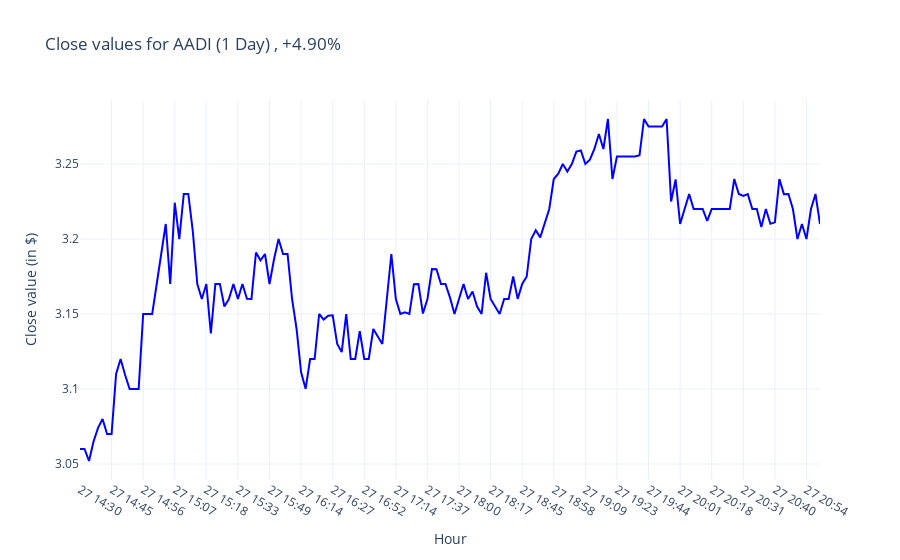

Notebook source saved alongside this figure:
### Markdown cell above
Interface to show the variation in stock value of a company:

### Code cell
def filter_data_by_period(ticker,periode):
    dateToday=datetime.today()

    if periode=="1 Day":
        yesterday=dateToday-timedelta(days=1)
        start_date=yesterday.replace(hour=0,minute=0,second=0,microsecond=0)
    elif periode=="1 Week":
        start_date=dateToday-timedelta(weeks=1)
    elif periode=="1 Month":
        start_date=dateToday-timedelta(weeks=4)
    elif periode=="6 Months":
        start_date=dateToday-timedelta(weeks=26)
    elif periode=="1 Year":
        start_date=dateToday-timedelta(weeks=52)
    elif periode=="5 Years":
        start_date=dateToday-timedelta(weeks=260)

    if (periode=="1 Day") or (periode=="1 Week"):
        filtered=df_min[(df_min["date"]>=start_date)&(df_min["ticker"]==ticker)]
    else:
        filtered=df_day[(df_day["date"]>=start_date)&(df_day["ticker"]==ticker)]
    
    filtered=filtered.sort_values(by="date")
    return filtered

def plot_ticker_with_period(ticker,periode):
    sub=filter_data_by_period(ticker,periode)

    if not sub.empty:
        firstClose=sub["close"].iloc[0]
        lastClose=sub["close"].iloc[-1]
        var=((lastClose-firstClose)/firstClose)*100
    else:
        var=0

    if var>0:
        varClose=f"+{var:.2f}%"
    else:
        varClose=f"{var:.2f}%"

    if(periode=="1 Day"):
        sub.loc[sub["date"].diff()>timedelta(hours=12),"close"]=None
        sub["heure"]=sub["date"].dt.strftime("%d %H:%M")
        sub=sub.sort_values(by="date")
        x_label=sub["heure"]
    elif(periode=="1 Week"):
        sub.loc[sub["date"].diff()>timedelta(hours=12),"close"]=None
        sub=sub.sort_values(by="date")
        sub["day"]=sub["date"].dt.strftime("%d %H:%M")
        x_label=sub["day"]
    else:
        sub=sub.sort_values(by="date")
        x_label=sub["date"]
    
    fig=go.Figure()
    fig.add_trace(go.Scatter(
        x=x_label,
        y=sub["close"],
        mode="lines",
        name=f"Close value ({ticker})",
        line=dict(color="blue",width=2),
        connectgaps=False
    ))
    if(periode=="1 Day"):
        titlex="Hour"
        ntickss=24
    elif((periode=="1 Week")):
        titlex="Date"
        ntickss=7
    else:
        titlex="Date"

    if((periode=="1 Day")or(periode=="1 Week")):
        xaxiss=dict(title=titlex,type="category",nticks=ntickss,showgrid=True)
    else:
        xaxiss=dict(title=titlex,showgrid=True)

    fig.update_layout(
        title=f"Close values for {ticker} ({periode}) , {varClose}",
        xaxis=xaxiss,
        yaxis_title="Close value (in $)",
        template="plotly_white"
    )
    
    fig.show()

tickers=valid_nasdaq_list
periode=["1 Day","1 Week","1 Month","6 Months","1 Year","5 Years"]

interact(
    plot_ticker_with_period,
    ticker=widgets.Dropdown(options=tickers,description="Select Ticker: "),
    periode=widgets.Dropdown(options=periode,description="Select Period: ")
)

### Figure 1 — Plotly figure (JSON) as saved in the notebook; plotly's stock layout.template omitted (floating-point values rounded to 4 significant figures; data arrays with more than 128 entries replaced by an {"elided": "..."} marker saying what was removed)
{"data": [{"connectgaps": false, "line": {"color": "blue", "width": 2}, "mode": "lines", "name": "Close value (AADI)", "type": "scatter", "x": {"elided": "165 str values"}, "y": {"elided": "165 float values"}}], "layout": {"title": {"text": "Close values for AADI (1 Day) , +4.90%"}, "xaxis": {"nticks": 24, "showgrid": true, "title": {"text": "Hour"}, "type": "category"}, "yaxis": {"title": {"text": "Close value (in $)"}}}}
